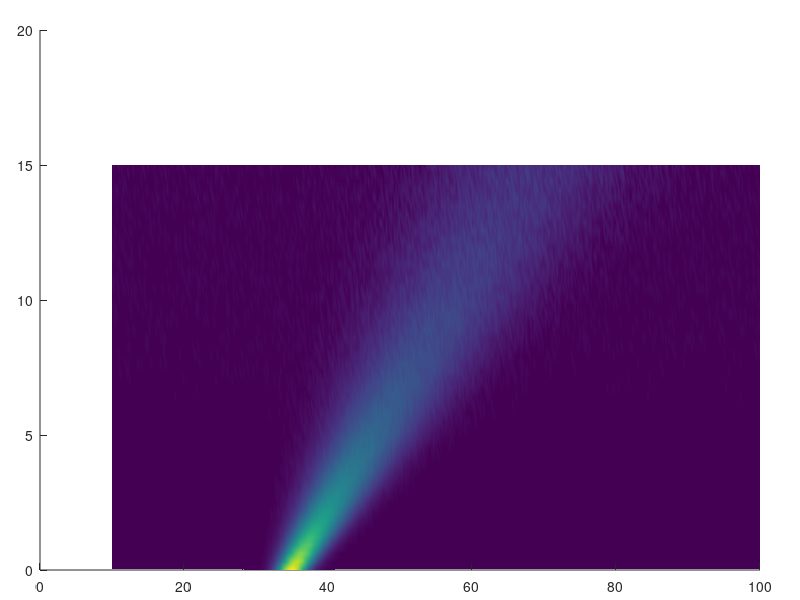

Reproduce this figure in MATLAB. (Note: this script raises an error after producing the figure.)
% fpex0_cyber_logo.m
% Generiert ein technisch aufregendes "Cool Tech" Logo für fpex0
% Zeigt das De-Smearing von rechts (verschmiert) nach links (fpex0-Peak)

clear; clc; close all;

% 1. Quadratische Figure im Dark-Mode / Deep Space Look
% fig = figure('Color', [0.03 0.04 0.07], 'Position',[100, 100, 800, 800]);
backcolor = [0.03 0.04 0.10];
fig = figure('Color', backcolor, 'Position',[3200, -100, 1200, 1200]);
ax = axes('Position', [0.05, 0.05, 0.90, 0.90], 'Color', 'none');
hold(ax, 'on');

% 2. Mathematische Landschaft generieren (Optimiert für Rechtsdrall)
x = linspace(10, 100, 400);    % Temperatur-Analogon
beta = linspace(0, 15, 50);    % Heizrate (läuft nach hinten rechts)
[X, B] = meshgrid(x, beta);

% FPEX0-Modellierung: beta=0 ist extrem scharf, beta=15 ist breit und verschoben
mu = 35 + 2.2 * B;             % Drift: Peak wandert nach rechts hinten
sigma = 1.5 + 0.6 * B;         % Diffusion: Peak wird nach hinten breiter
amplitude = 120 ./ (sigma);    % Flächenerhalt: Vorne hoch, hinten flach

Z = amplitude .* exp(-((X - mu).^2) ./ (2 * sigma.^2));

% Ein bisschen künstliches Messrauschen NUR bei hohen Heizraten hinzufügen
noise = (rand(size(Z)) - 0.5) .* (B * 0.4);
Z = max(0, Z + noise);

% 3. Plotting mit "Glow-Effekt"
% Transluzente Oberfläche für den Tech-Look
h_surf = surf(ax, X, B, Z, 'EdgeColor', 'none', 'FaceColor', 'interp');
alpha(h_surf, 0.85);

% Markante Konturlinien (Wasserfall) oben drauf legen
h_mesh = mesh(ax, X, B, Z, 'FaceColor', 'none', 'EdgeColor', 'interp', 'LineWidth', 1.2);

% Den ultimativen FPEX0-Zielpeak (Heizrate = 0) als leuchtendes Highlight fetten!
plot3(ax, x-0.3, zeros(size(x)), Z(1,:), 'Color', [1.0 0.0 0.4], 'LineWidth', 5);

% 4. Farb- und Lichtdesign ("Exciting Cyber")
% Benutzerdefinierte Map: Von Tiefblau/Violett (Rauschen) zu hellem Cyan/Neon-Grün (Peak)
custom_map = [
    linspace(0.1, 0.0, 100)', linspace(0.0, 0.4, 100)', linspace(0.3, 1.0, 100)';
    linspace(0.0, 0.0, 100)', linspace(0.4, 0.9, 100)', linspace(1.0, 0.9, 100)';
    linspace(0.0, 0.0, 100)', linspace(0.9, 1.0, 100)', linspace(0.9, 0.4, 100)'
];
% colormap(ax, custom_map);

% Dramatische Beleuchtung für plastische Kanten
view(ax, 304, 4.8);               % Blickwinkel: nach rechts hinten fluchtend
camlight('left');
lighting('gouraud');
material('shiny');

% 5. Text-Branding ("fpex0" im Hologramm-Style)
% Über dem scharfen Peak platziert
font1 = 'Berlin Sans FB';
font2 = 'Arial Rounded MT';
font3 = 'Cooper Black';
fontname = font3;
text(ax, -7, 13, max(Z(:))*0.85, 'FPEX_{0}', 'FontSize', 150, 'FontWeight', 'demi', ...
     'Color', [0.0 1.0 1.0], 'FontName', font3, 'HorizontalAlignment', 'left', 'FontAngle', 'normal');
text(ax, -7, 12.5, max(Z(:))*0.6, 'DSC', 'FontSize', 70, 'FontWeight', 'normal', ...
     'Color', [0.0 1.0 1.0], 'FontName', font3, 'HorizontalAlignment', 'left', 'FontAngle', 'normal');
text(ax, -7, 12.5, max(Z(:))*0.5, 'De-Smearing', 'FontSize', 70, 'FontWeight', 'normal', ...
     'Color', [0.0 1.0 1.0], 'FontName', font3, 'HorizontalAlignment', 'left', 'FontAngle', 'normal');


% 6. Clean-up für Icon-Export
axis(ax, 'tight');
zlim([-2 max(Z(:))*1.2]);
axis(ax, 'off');
set(fig, 'InvertHardcopy', 'off');

% 7. Als hochauflösendes Bild speichern
%exportgraphics(fig, 'fpex0_cyber_logo.png', 'Resolution', 300);
disp('Das "Exciting 3D-Cyber-Logo" wurde als fpex0_cyber_logo.png gespeichert!');
